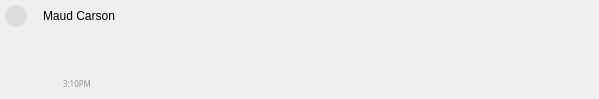
<?xml version="1.0" encoding="UTF-8"?>
<ui version="4.0">
 <class>Chat_Message</class>
 <widget class="QWidget" name="Chat_Message">
  <property name="geometry">
   <rect>
    <x>0</x>
    <y>0</y>
    <width>599</width>
    <height>99</height>
   </rect>
  </property>
  <property name="windowTitle">
   <string>Form</string>
  </property>
  <layout class="QVBoxLayout" name="verticalLayout" stretch="0">
   <property name="spacing">
    <number>0</number>
   </property>
   <property name="leftMargin">
    <number>0</number>
   </property>
   <property name="topMargin">
    <number>0</number>
   </property>
   <property name="rightMargin">
    <number>0</number>
   </property>
   <property name="bottomMargin">
    <number>0</number>
   </property>
   <item>
    <widget class="QWidget" name="main" native="true">
     <layout class="QVBoxLayout" name="verticalLayout_2" stretch="2,5,1">
      <property name="spacing">
       <number>0</number>
      </property>
      <property name="leftMargin">
       <number>0</number>
      </property>
      <property name="topMargin">
       <number>0</number>
      </property>
      <property name="rightMargin">
       <number>0</number>
      </property>
      <property name="bottomMargin">
       <number>0</number>
      </property>
      <item>
       <widget class="QWidget" name="avatar_layout" native="true">
        <layout class="QHBoxLayout" name="horizontalLayout">
         <property name="spacing">
          <number>12</number>
         </property>
         <property name="leftMargin">
          <number>1</number>
         </property>
         <property name="topMargin">
          <number>1</number>
         </property>
         <property name="rightMargin">
          <number>1</number>
         </property>
         <property name="bottomMargin">
          <number>1</number>
         </property>
         <item>
          <widget class="QWidget" name="avatar_w" native="true">
           <property name="minimumSize">
            <size>
             <width>30</width>
             <height>30</height>
            </size>
           </property>
           <property name="maximumSize">
            <size>
             <width>30</width>
             <height>30</height>
            </size>
           </property>
           <property name="styleSheet">
            <string notr="true">image: url(:/resources/avatar12.png);
border-radius: 11px;
margin:4px;
background-color: rgba(214, 214, 214, 200);</string>
           </property>
          </widget>
         </item>
         <item>
          <widget class="QLabel" name="avatar_name_label">
           <property name="styleSheet">
            <string notr="true">font: 87 8pt &quot;Arial Black&quot;;</string>
           </property>
           <property name="text">
            <string>Maud Carson</string>
           </property>
          </widget>
         </item>
         <item>
          <spacer name="avatar_space">
           <property name="orientation">
            <enum>Qt::Horizontal</enum>
           </property>
           <property name="sizeType">
            <enum>QSizePolicy::Maximum</enum>
           </property>
           <property name="sizeHint" stdset="0">
            <size>
             <width>40</width>
             <height>20</height>
            </size>
           </property>
          </spacer>
         </item>
        </layout>
       </widget>
      </item>
      <item>
       <widget class="QWidget" name="message_widget" native="true"/>
      </item>
      <item>
       <widget class="QWidget" name="time_layout" native="true">
        <layout class="QHBoxLayout" name="horizontalLayout_3">
         <item>
          <widget class="QWidget" name="time_space_w" native="true">
           <property name="minimumSize">
            <size>
             <width>48</width>
             <height>0</height>
            </size>
           </property>
           <property name="maximumSize">
            <size>
             <width>48</width>
             <height>9999</height>
            </size>
           </property>
           <property name="styleSheet">
            <string notr="true"/>
           </property>
          </widget>
         </item>
         <item>
          <widget class="QLabel" name="time_label">
           <property name="font">
            <font>
             <family>微软雅黑</family>
             <pointsize>6</pointsize>
            </font>
           </property>
           <property name="styleSheet">
            <string notr="true">color: rgb(148, 148, 148);</string>
           </property>
           <property name="text">
            <string>3:10PM</string>
           </property>
          </widget>
         </item>
        </layout>
       </widget>
      </item>
     </layout>
    </widget>
   </item>
  </layout>
 </widget>
 <resources/>
 <connections/>
</ui>
